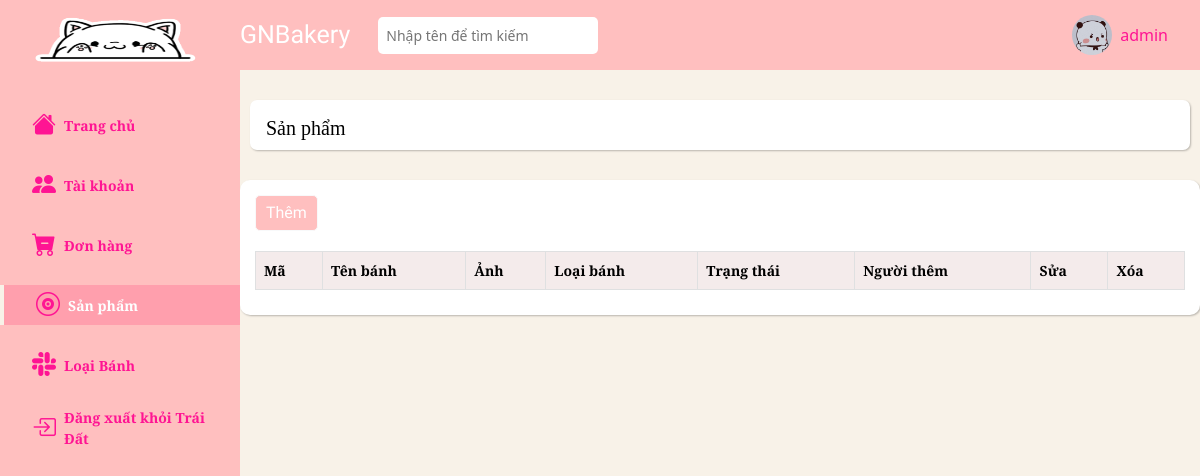
The app's page /admin/products?search_status=0 (signed in), older data.
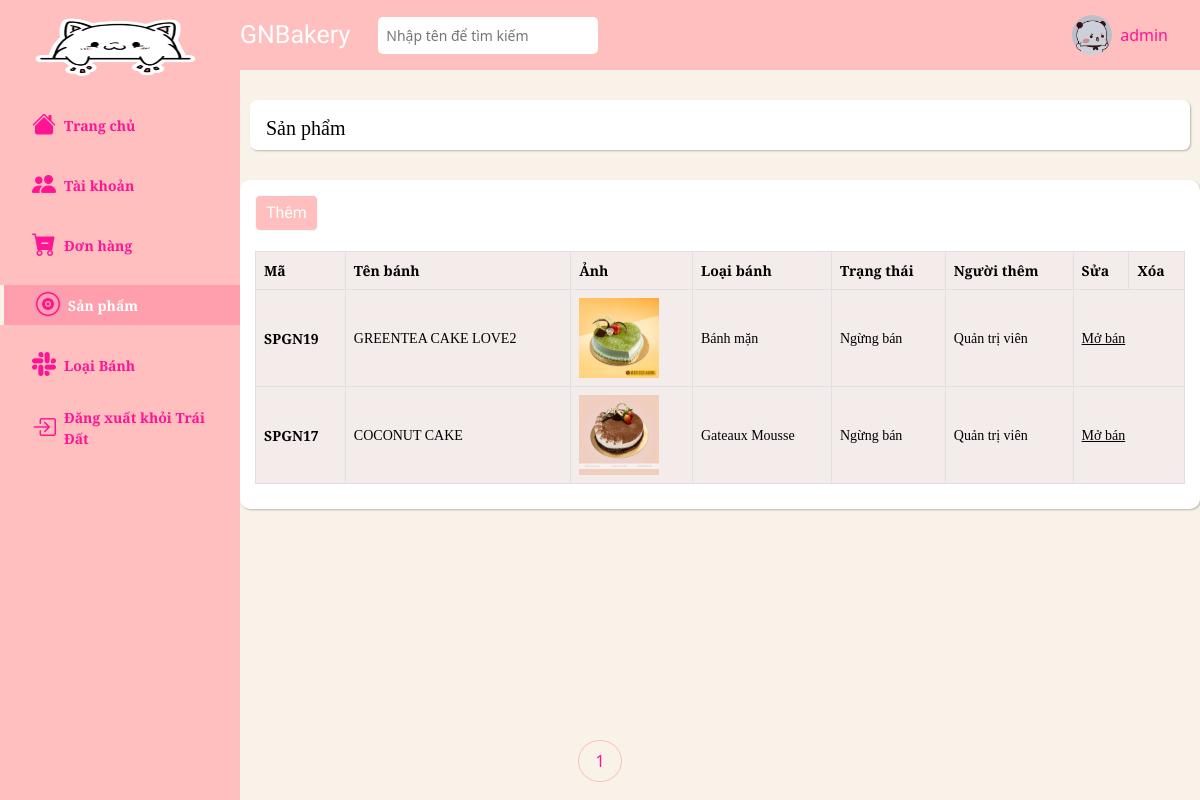
The same page, newer data.
### tables this page shows
CREATE TABLE `products` (
  `id` int NOT NULL,
  `name` varchar(255) NOT NULL,
  `image` varchar(255) NOT NULL,
  `description` text NOT NULL,
  `status` int NOT NULL DEFAULT '1',
  `category_detail_id` int NOT NULL,
  `user_id` int NOT NULL,
  `status_id` int DEFAULT NULL
);

CREATE TABLE `category_detail` (
  `id` int NOT NULL,
  `name` varchar(255) NOT NULL,
  `category_id` int NOT NULL
);

### admin/products/index.php (the view, shortened to what the changed rows need)
<?php
    $page = 'products';
    require_once '../../database/connect.php';
    $where = '1';
    $page_current = 1;
    if(isset($_GET['search_status'])) {
        $where = 'products.status like ' . $_GET['search_status'];
    }
    $sql_num_product = "select count(*) from products
                    where $where";
    $arr_num_product = mysqli_query($connect, $sql_num_product);
    $result_num_product = mysqli_fetch_array($arr_num_product);
    $num_product = $result_num_product['count(*)'];
    $num_product_per_page = 10;
    $num_page = ceil($num_product / $num_product_per_page);
    $skip_page = $num_product_per_page * ($page_current - 1);
    $sql = "select products.*, category_detail.name as category_name, products.user_id, users.id as admin_id, users.level
    from products
    join category_detail
    on category_detail.id = products.category_detail_id
    join categories
    on categories.id = category_detail.category_id
    join users
    on users.id = products.user_id
    where $where
    ORDER BY status asc,id DESC
    limit $num_product_per_page offset $skip_page
    ";
    $result = mysqli_query($connect, $sql);
    require_once '../navbar-vertical.php';
?>
    <div class="main__container">
        <div class="container-fluid px-4">
            <div class="row gx-5">
                <div class="col-12">
                    <div class="table-responsive-sm">
                        <table class="product__table table table-sm table-light table-bordered  align-middle">
                            <thead>
                                <tr>
                                <th scope="col">Mã</th>
                                <th scope="col">Tên bánh</th>
                                <th scope="col">Ảnh</th>
                                <th scope="col">Loại bánh</th>
                                <th scope="col">Trạng thái</th>
                                <th scope="col">Người thêm</th>
                                <th scope="col">Sửa</th>
                                <th scope="col">Xóa</th>
                                </tr>
                            </thead>
                            <tbody>
                                <?php foreach ($result as $each) { ?>
                                    <tr>
                                        <th scope="row">
                                            <a href="show.php?id=<?= $each['id'] ?>" class="text-decoration-none"> SPGN<?= $each['id'] ?></a>
                                        </th>
                                        <td>
                                            <a href="show.php?id=<?= $each['id'] ?>" class="text-decoration-none"><?= $each['name'] ?></a>
                                        </td>
                                        <td>
                                            <img class="products__img" src="../../assets/images/products/<?= $each['image'] ?>" alt="">
                                        </td>
                                        <td><?= $each['category_name'] ?></td>
                                        <td><?php
                                            if($each['status'] === '1') { ?>
                                                Đang bán
                                            <?php } else { ?>
                                                Ngừng bán
                                            <?php } ?>
                                        </td>
                                        <td><?php if($each['level'] == 1){
                                                        echo "Quản trị viên";
                                                    }else{
                                                        $admin_id = $each['admin_id'];
                                                        echo "NVGN$admin_id";
                                                    }?></td>
                                        <?php if($each['status'] === '1') { ?>
                                            <td>
                                                <a href="form_update.php?id=<?= $each['id'] ?>">
                                                    <i class="bi bi-pencil-fill"></i>
                                                </a>
                                            </td>
                                            <td>
                                                <a onclick="return confirm('Bạn chắc chắn muốn xóa?')" href="delete.php?id=<?= $each['id'] ?>">
                                                    <i class="bi bi-trash-fill"></i>
                                                </a>
                                            </td>
                                        <?php } else { ?>
                                            <td colspan="2">
                                                <a onclick="return confirm('Bạn chắc chắn muốn mở bán lại sản phẩm?')" href="update_status.php?id=<?= $each['id'] ?>">
                                                    Mở bán
                                                </a>
                                            </td>
                                        <?php } ?>
                                    </tr>
                                <?php } ?>
                            </tbody>
                        </table>
                    </div>
                </div>
            </div>
        </div>
    </div>
<?php require_once '../footer.php'; ?>

### admin/footer.php (shortened to what the changed rows need)
<footer>
            <ul class="pagination table__pagination justify-content-center">
                <?php for($i = 1; $i <= $num_page; $i++) { ?>
                    <li class="pagination-item
                        <?php if($i == $page) { echo 'pagination-item--active';} ?>
                    ">
                        <a href="?page=<?php echo $i ?><?php if(isset($_GET['search_status'])){
                                                                    $a = $_GET['search_status'] ;
                                                                    echo "&search_status=$a" ;
                                                                    }?>" class="pagination-item__link">
                            <?php echo $i ?>
                        </a>
                    </li>
                <?php } ?>
            </ul>
        </footer>
    </div>
</body>
</html>

Row changes from the older to the newer data that the page shows:
added products: id "19", name "GREENTEA CAKE LOVE2", image (picture), category_detail.name "Bánh mặn", status "Ngừng bán"
added products: id "17", name "COCONUT CAKE", image (picture), category_detail.name "Gateaux Mousse", status "Ngừng bán"
Text that changed along with them:
new list line: "1"
